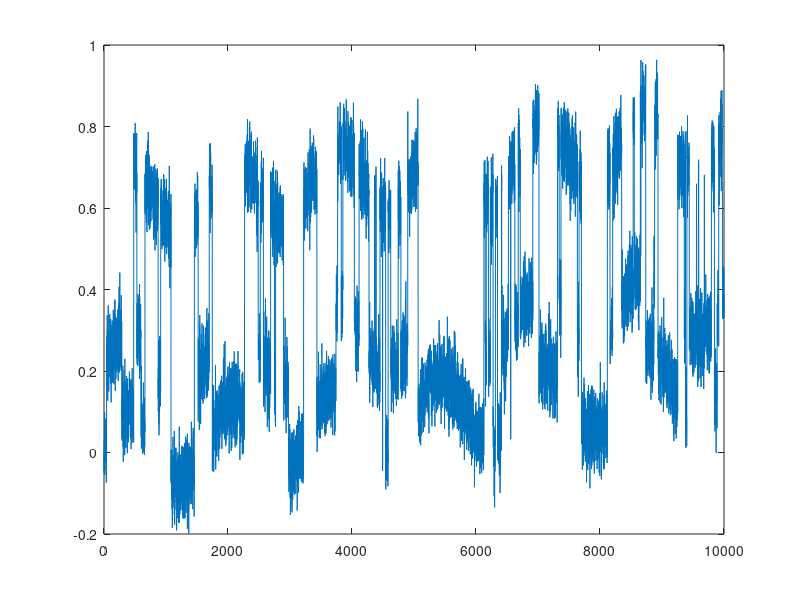

MATLAB code to generate this figure: (Note: this script raises an error after producing the figure.)
%% load data series with baseline drift
load('sample_data_series.mat');

%% plot the data
datafig = figure;
plot(data);

%% smBEVO required parameters

% !!! sigmaX and sigmaY are the most critical parameters and they are
% entirely dependent on the data being analyzed. If you don't like the
% results, start by changing these before you worry about anything else.

% sigmaX:
% The standard deviation of the image filter in x. Since data is a single
% column of y values, the x values default to sample indices. If we had
% supplied a column of x values, we would use those units. A good estimate
% for an appropriate value of sigmaX is the longest period where we can be
% reasonably sure that the baseline won't change much within this period
% wherever we look in the data. Here we choose 100 samples.
sigmaX = 100;

% sigmaY:
% The standard deviation of the image filter in y. A good estimate for an
% appropriate value of sigmaY is ~1/3 of the smallest separtation in y
% between levels that we wish to detect. This will filter noise and not
% levels. Note that good baseline estimation does not always require
% detecting every last minute level. Here the smallest level separation is
% ~0.2, so we choose something like 0.08.
sigmaY = 0.08;

%% smBEVO optional parameters

% We'll use the default of 4 pixels/standard deviation for the image
% representation of the data.

% Smoothing can help to avoid erroneous level jumps do to short bits of
% noisy or hard to decipher data.
% 0 => no smoothing
% >0 => more smoothing

% We'll use the default minimum level separation.

% We'll use active contour snakes to refine the estimated levels based on
% the image. We'll use the default parameters for alpha and beta (i.e.
% constraints on elasticity and curvature of the levels) and gamma (scaling
% for snake movement during each iteration) with the default maximum number
% of iterations.

%% Run smBEVO on data

% The above parameters are very intuitive to estimate, but you may have to
% play around a bit to get the result that you like best. You can of course
% do this via a script as shown below, but the app UI interface makes a
% quick parameter scan simple by providing immediate visual feedback on the
% results, and thus is the preferred method for exploratory analysis.

result = smBEVO(data, sigmaX, sigmaY, 'smoothing', 3, 'snakeLevelRefinement', true);

% Plot data overlaid with baseline (bold) and all identified levels
% !!! Note that good baseline estimation does not necessarily require
% identification of all levels, especially if they are very close to one
% another.
hold off;
plot(data);
hold on;
plot(result.ybaseline + result.ylevelOffsets, 'k--');
plot(result.ybaseline, 'k--', 'linewidth', 2);

%% We can also inspect the image representation that smBEVO used

% Plot smBEVO's image representation of the data and identified levels in
% image coordinates.
imfig = figure;
imagesc(result.im);
colormap(gray(256));
axis xy;
hold on;
ncols = size(result.im, 2);
plot((1:ncols)', (result.imbaseline + result.imlevelOffsets)', 'g-', 'linewidth', 1);






